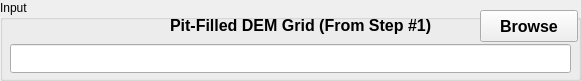
  <widget class="QGroupBox" name="groupBoxInput">
   <property name="geometry">
    <rect>
     <x>15</x>
     <y>17</y>
     <width>581</width>
     <height>81</height>
    </rect>
   </property>
   <property name="title">
    <string>Input</string>
   </property>
   <widget class="QLineEdit" name="lineEditFillPits">
    <property name="geometry">
     <rect>
      <x>10</x>
      <y>44</y>
      <width>561</width>
      <height>29</height>
     </rect>
    </property>
    <property name="font">
     <font>
      <pointsize>11</pointsize>
      <weight>75</weight>
      <bold>true</bold>
     </font>
    </property>
   </widget>
   <widget class="QPushButton" name="pushButtonFillPits">
    <property name="geometry">
     <rect>
      <x>480</x>
      <y>10</y>
      <width>98</width>
      <height>32</height>
     </rect>
    </property>
    <property name="font">
     <font>
      <pointsize>12</pointsize>
      <weight>75</weight>
      <bold>true</bold>
     </font>
    </property>
    <property name="text">
     <string>Browse</string>
    </property>
    <property name="checkable">
     <bool>false</bool>
    </property>
    <property name="autoDefault">
     <bool>false</bool>
    </property>
    <property name="flat">
     <bool>false</bool>
    </property>
   </widget>
   <widget class="QLabel" name="textLabel1">
    <property name="geometry">
     <rect>
      <x>170</x>
      <y>10</y>
      <width>271</width>
      <height>31</height>
     </rect>
    </property>
    <property name="font">
     <font>
      <pointsize>12</pointsize>
      <weight>75</weight>
      <bold>true</bold>
     </font>
    </property>
    <property name="text">
     <string>Pit-Filled DEM Grid (From Step #1)</string>
    </property>
   </widget>
  </widget>
